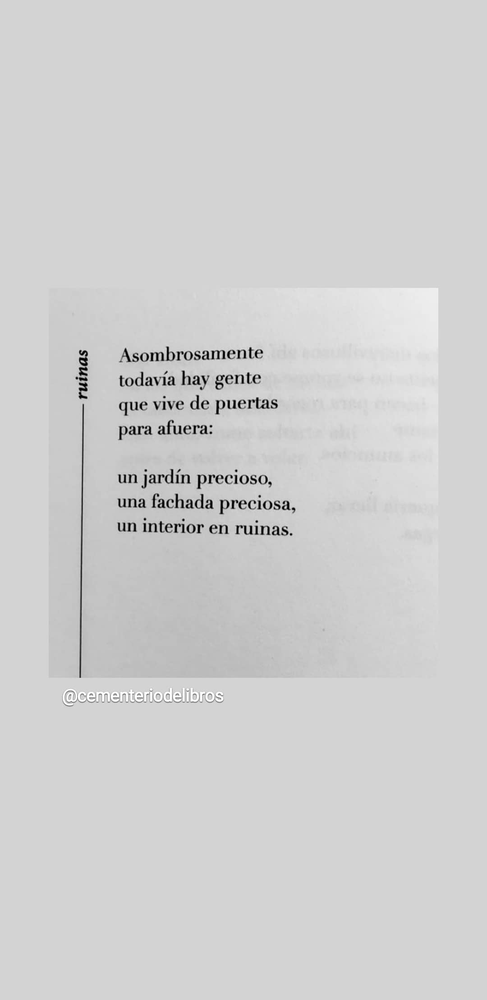
#> input picture p_1.png, 487 x 1000 px, shrunk from 1080 x 2216 before the run
$ jupyter execute --allow-errors OCR.ipynb   (shell and % lines are left out)
#> lines starting #> are read from the running program, lines starting #| are printed output that depends on the picture; after the words box and inside, x2 and y2 are one past the last pixel; in counts of white or black regions, pixels touching at a corner belong together
[cell 1]
import cv2
import pytesseract
import numpy as np

[cell 2]
img = cv2.imread('p_1.png')
#> img is the input picture: shape (1000, 487, 3); min 0, max 255, mean 207.4

[cell 3]
gray = cv2.cvtColor(img, cv2.COLOR_RGB2GRAY)
gray, img_bin = cv2.threshold(gray,128,255,cv2.THRESH_BINARY | cv2.THRESH_OTSU)
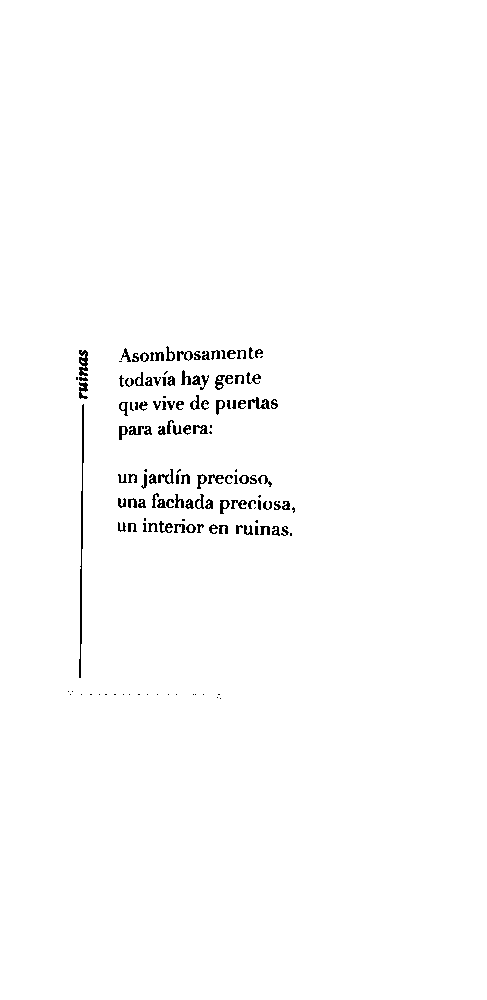
#> img_bin: shape (1000, 487); 98.8% white; black in thin lines or dots, all inside (x1, y1, x2, y2) = (68, 346, 295, 699)
#> gray = 137
gray = cv2.bitwise_not(img_bin)

[cell 4]
kernel = np.ones((2, 1), np.uint8)
img = cv2.erode(gray, kernel, iterations=1)
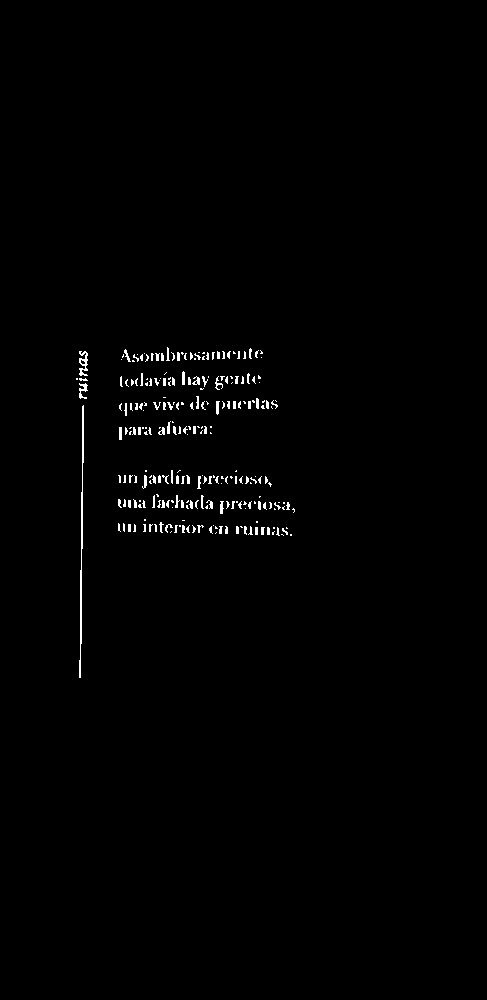
#> img: shape (1000, 487); 0.88% white in thin lines or dots, all inside (x1, y1, x2, y2) = (76, 347, 295, 678)
img = cv2.dilate(img, kernel, iterations=1)
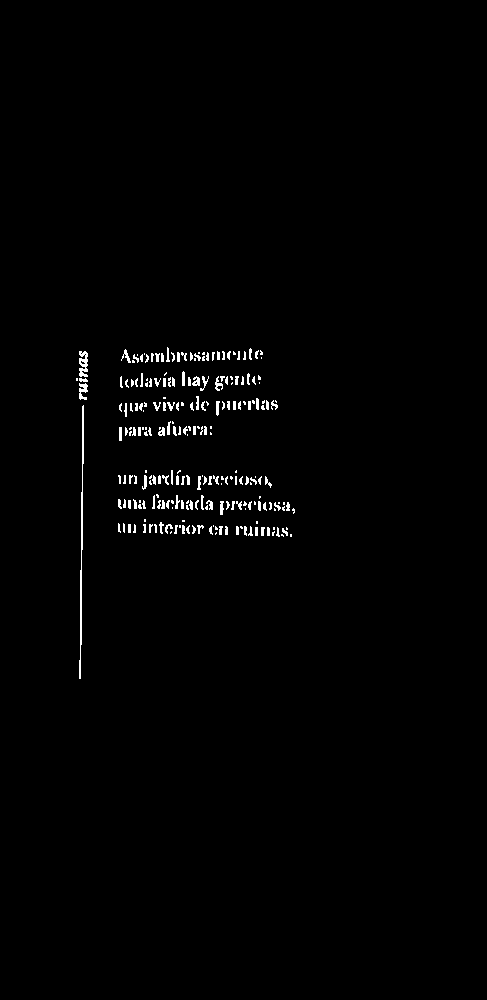
#> img: shape (1000, 487); 1.1% white in thin lines or dots, all inside (x1, y1, x2, y2) = (76, 347, 295, 679)
#> (the rest of this cell did not finish here and is left out)
